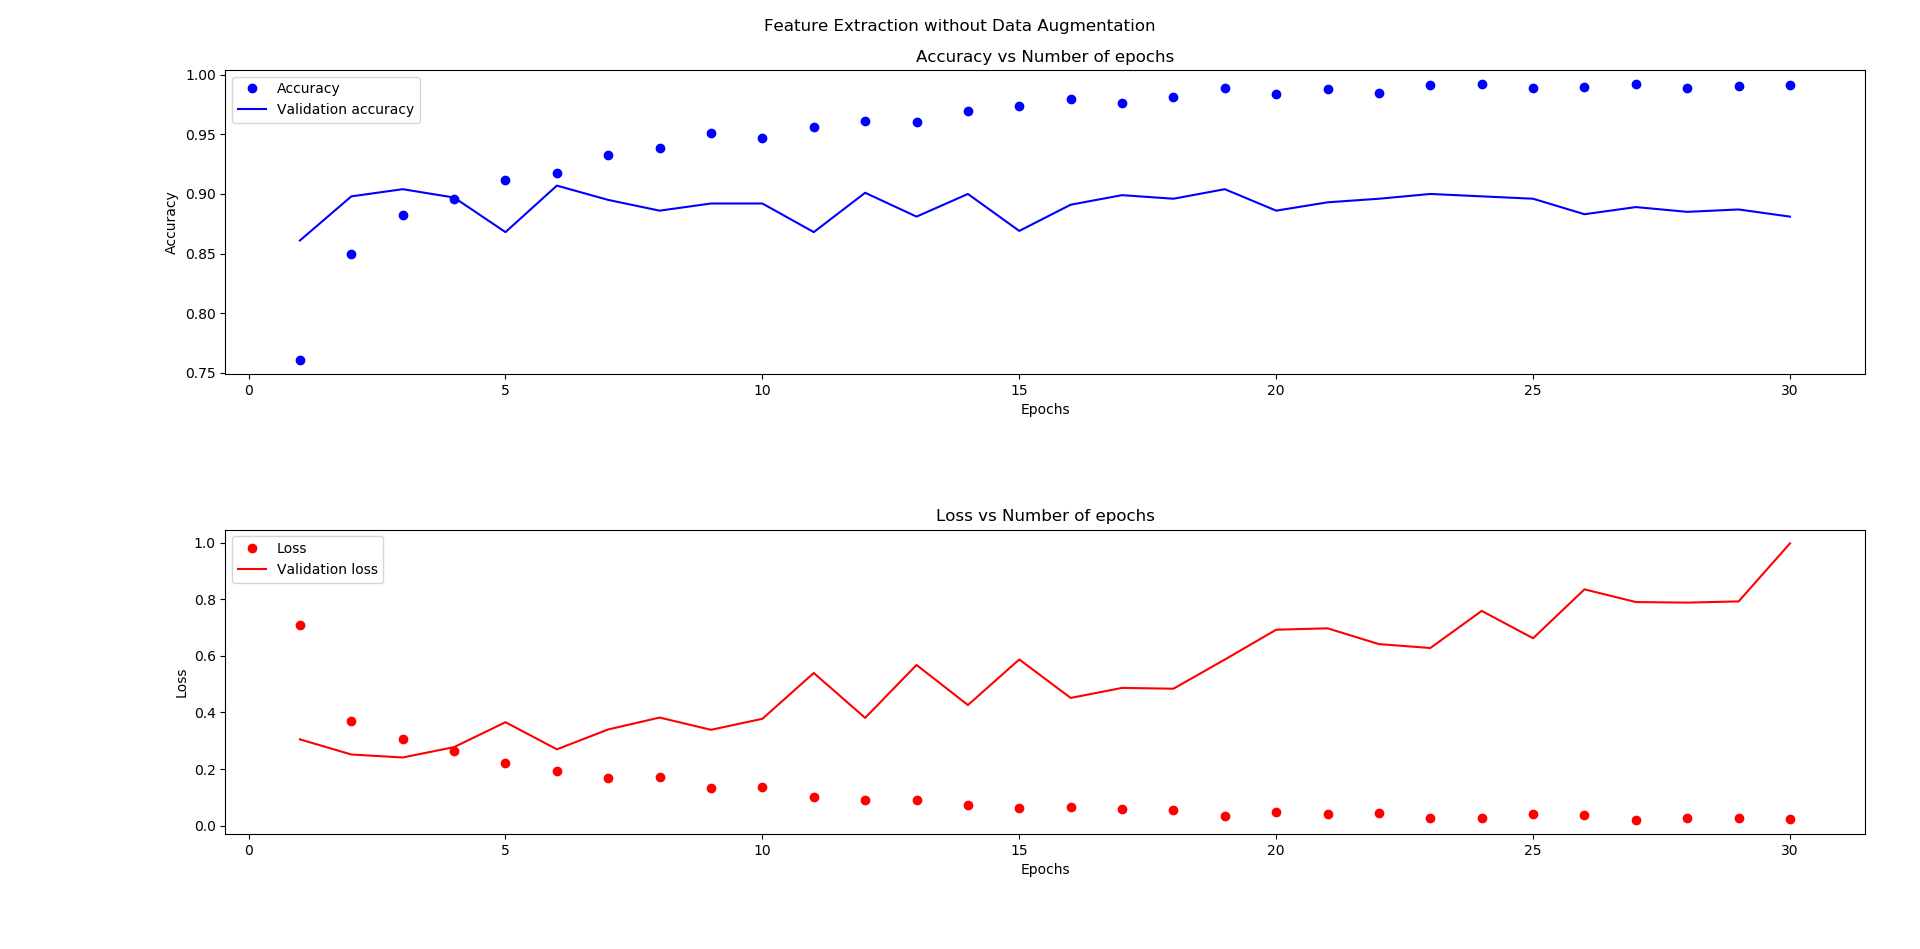

Here is the Python script that generated this plot:
# -*- coding: utf-8 -*-
"""
Created on Sun Jul 22 17:41:00 2018

@author: Tim George Kabue
@email: [email redacted]
@phone_number: +2540706762054
"""

import numpy as np
import os
from keras.preprocessing.image import ImageDataGenerator
from keras.applications import VGG16
from keras import models,layers
import matplotlib.pyplot as plt


#***Convolutional base.***
conv_base = VGG16(include_top=False,input_shape=(150,150,3),weights='imagenet')

#******Locations.******
base_dir = "C:\\Users\\User\\Projects\\ML_Data\\cats_dogs_small"
train_dir = os.path.join(base_dir,'train')
validation_dir = os.path.join(base_dir,'validation')
test_dir = os.path.join(base_dir,'test')

#******Generator instance.******
datagen = ImageDataGenerator(rescale=1./255)

batch_size = 20 #Batch size...

#******Feature extraction without data augmentation function.******
def extract_features(directory,sample_count):
    #Holder for features.
    features = np.zeros(shape=(sample_count,4,4,512))
    #Holder for labels.
    labels = np.zeros(shape=(sample_count))
    #Generator itself.
    generator = datagen.flow_from_directory(directory,target_size=(150,150),batch_size=batch_size,class_mode='binary')
    #Extract features.
    i = 0 #counter
    for inputs_batch,labels_batch in generator:
        features_batch = conv_base.predict(inputs_batch)
        features[i*batch_size:(i+1)*batch_size] = features_batch #Fill in features.
        labels[i*batch_size:(i+1)*batch_size] = labels_batch #Fill in labels.
        i += 1 #Update counter.
        #Break loop if generator finishes the images.
        if i*batch_size >= sample_count:
            break
    return features,labels

#******Extract features.******
train_features,train_labels = extract_features(train_dir,2000)        
val_features,val_labels = extract_features(validation_dir,1000)
test_features,test_labels = extract_features(test_dir,1000)

#******Reshape for classifier.******
train_features = np.reshape(train_features,(2000,4*4*512))
val_features = np.reshape(val_features,(1000,4*4*512))
test_features = np.reshape(test_features,(1000,4*4*512))

#******Classifier.******
model = models.Sequential()

model.add(layers.Dense(256,activation='relu',input_dim=4*4*512))
model.add(layers.Dropout(0.5))

model.add(layers.Dense(1,activation='sigmoid'))

model.compile(loss='binary_crossentropy',optimizer='rmsprop',metrics=['acc'])

history = model.fit(train_features,train_labels,batch_size=20,epochs=30,validation_data=(val_features,val_labels))
model.save('FeatureExtractionWithoutDataAugmentation.h5')
#model = models.load_model('FeatureExtractionWithoutDataAugmentation.h5')

#******Plot.******
acc = history.history['acc']
val_acc = history.history['val_acc']
loss = history.history['loss']
val_loss = history.history['val_loss']

epochs = np.arange(1,len(acc)+1)

fig = plt.figure(1)
fig.suptitle('Feature Extraction without Data Augmentation')

acc_chart = plt.subplot2grid((2,3),(0,0),colspan=3)
acc_chart.plot(epochs,acc,'bo',label='Accuracy')
acc_chart.plot(epochs,val_acc,'b',label='Validation accuracy')
acc_chart.title.set_text('Accuracy vs Number of epochs')
acc_chart.set_xlabel('Epochs')
acc_chart.set_ylabel('Accuracy')
plt.legend()

loss_chart = plt.subplot2grid((2,3),(1,0),colspan=3,sharex=acc_chart)
loss_chart.plot(epochs,loss,'ro',label='Loss')
loss_chart.plot(epochs,val_loss,'r',label='Validation loss')
loss_chart.set_title('Loss vs Number of epochs')
loss_chart.set_xlabel('Epochs')
loss_chart.set_ylabel('Loss')

plt.tight_layout()
plt.legend()

plt.show()
